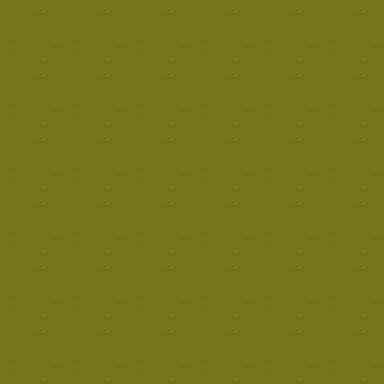

Rendered tile map (Tiled .tmx) drawn with the repository's tilesets; below, a short description and the full map source, tile grids included:
An orthogonal 6x6 tile map with 64x64 px tiles, 7 tile layers (Grass, Plant, Wall obenunten, Wall linksrechts, ...), 6 tilesets.

<map version="1.8" tiledversion="1.8.2" orientation="orthogonal" renderorder="right-down" width="6" height="6" tilewidth="64" tileheight="64" infinite="0" nextlayerid="8" nextobjectid="1">
 <editorsettings>
  <export target="level_0/level_0.csv" format="csv" />
 </editorsettings>
 <tileset firstgid="1" source="TX Tileset Grass.tsx" />
 <tileset firstgid="17" source="TX Tileset Wall_2.tsx" />
 <tileset firstgid="81" source="_down idle.tsx" />
 <tileset firstgid="89" source="TX Props_2.tsx" />
 <tileset firstgid="153" source="TX Struct.tsx" />
 <tileset firstgid="217" source="TX Plant.tsx" />
 <layer id="1" name="Grass" width="6" height="6">
  <data encoding="csv">
1,1,1,1,1,1,
1,1,1,1,1,1,
1,1,1,1,1,1,
1,1,1,1,1,1,
1,1,1,1,1,1,
1,1,1,1,1,1
</data>
 </layer>
 <layer id="7" name="Plant" width="6" height="6">
  <data encoding="csv">
0,0,0,0,0,0,
0,0,0,0,0,0,
0,0,0,0,0,0,
0,0,0,0,0,0,
0,0,0,0,0,0,
0,0,0,0,0,0
</data>
 </layer>
 <layer id="2" name="Wall obenunten" width="6" height="6">
  <data encoding="csv">
0,0,0,0,0,0,
0,0,0,0,0,0,
0,0,0,0,0,0,
0,0,0,0,0,0,
0,0,0,0,0,0,
0,0,0,0,0,0
</data>
 </layer>
 <layer id="3" name="Wall linksrechts" width="6" height="6">
  <data encoding="csv">
0,0,0,0,0,0,
0,0,0,0,0,0,
0,0,0,0,0,0,
0,0,0,0,0,0,
0,0,0,0,0,0,
0,0,0,0,0,0
</data>
 </layer>
 <layer id="6" name="Struct" width="6" height="6">
  <data encoding="csv">
0,0,0,0,0,0,
0,0,0,0,0,0,
0,0,0,0,0,0,
0,0,0,0,0,0,
0,0,0,0,0,0,
0,0,0,0,0,0
</data>
 </layer>
 <layer id="5" name="Props" width="6" height="6">
  <data encoding="csv">
0,0,0,0,0,0,
0,0,0,0,0,0,
0,0,0,0,0,0,
0,0,0,0,0,0,
0,0,0,0,0,0,
0,0,0,0,0,0
</data>
 </layer>
 <layer id="4" name="Player" width="6" height="6">
  <data encoding="csv">
0,0,0,0,0,0,
0,0,0,0,0,0,
0,0,0,0,0,0,
0,0,0,0,0,0,
0,0,0,0,0,0,
0,0,0,0,0,0
</data>
 </layer>
</map>
